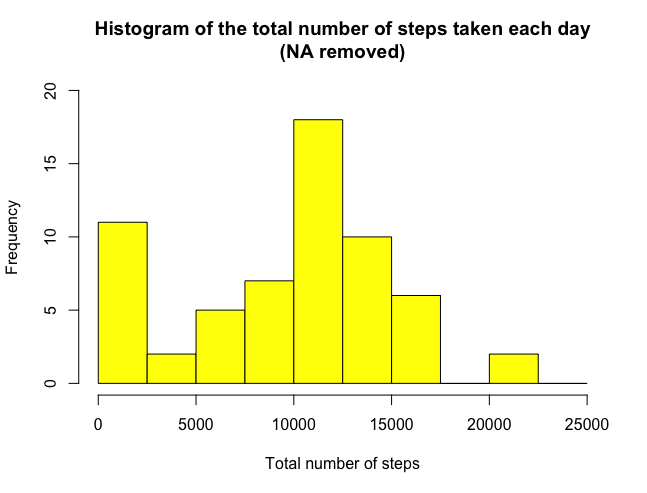

Write the R code that produced this figure.
data<-read.csv("activity.csv")

data$date<-as.Date(data$date)

sum_steps<-aggregate(data$steps,by=list(data$date),FUN=sum,na.rm=TRUE) 

hist(sum_steps$x, 
     breaks=seq(from=0, to=25000, by=2500),
     col="yellow", 
     xlab="Total number of steps", 
     ylim=c(0, 20), 
     main="Histogram of the total number of steps taken each day\n(NA removed)")

mean(sum_steps$x)

median(sum_steps$x)
